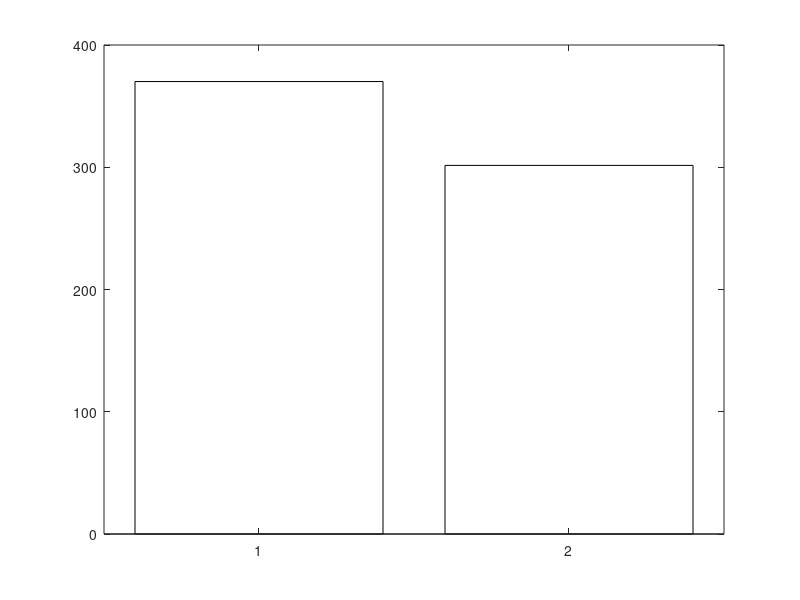

MATLAB code for this plot: (Note: this script raises an error after producing the figure.)
% Clear previous data and close all figures
clear;
close all;
clc;

% Données initiales pour la simulation sans régulation
U_murs1_sans_reg = 0.38; % Coefficient de transmission thermique (W/m².K)
U_murs2_sans_reg = 0.38;
U_vitres_sans_reg = 2.70;

A_fenetres = 137.72; % Surface des fenêtres (m²)
A_mur1 = 217.73;
A_mur2 = A_mur1;

U_tt = 0.79; % Ponts thermiques toiture terrases
U_pii = 0.99; % Ponts thermiques planchers intermédiaires intérieurs
U_pie = 0.07; % Ponts thermiques planchers intermédiaires extérieurs
U_amei = 0.03; % Ponts thermiques angles murs extérieurs intérieurs
U_amee = 0.015; % Ponts thermiques angles murs extérieurs extérieurs

V = 4.31; % débit d'air de la CTA (m^3/s)
rau = 1.2; % kg/m^3
cp = 1005; % J/(kg.dT)

T_reelle = [5.6, 8.4, 10.7, 12.3, 17.8, 20.5, 23, 23.3, 17.5, 16.3, 10.2, 5.7]; % Température moyenne mensuelle

% Simulation sans régulation
T_ref = 20;

Q_murs1_sans_reg = U_murs1_sans_reg * A_mur1 * max(0, (T_ref - T_reelle));
Q_murs2_sans_reg = U_murs2_sans_reg * A_mur2 * max(0, (T_ref - T_reelle));
Q_fenetres_sans_reg = U_vitres_sans_reg * A_fenetres * max(0, (T_ref - T_reelle));

Q_ponts = 2 * (48.06 + 23.03) * (U_tt + U_pii + U_pie + U_amei + U_amee) * max(0, (T_ref - T_reelle));

Q_CTA = V * rau * cp * max(0, (T_ref - T_reelle));

Q_total_sans_reg = Q_murs1_sans_reg + Q_murs2_sans_reg + Q_fenetres_sans_reg + Q_ponts + Q_CTA; % Puissance (W)

Q_sans_reg = Q_total_sans_reg / 1000; % Puissance (kW)

heures = 24;
mois = [31, 28, 31, 30, 31, 30, 31, 31, 30, 31, 30, 31]; % Nombre de jours par mois
efficacite = 0.89; % Efficacité du système de chauffage

E_quotidienne_sans_reg = Q_sans_reg * heures;

E_mensuelle_sans_reg = E_quotidienne_sans_reg .* mois; % Energie (kWh)

E_mensuelle_sans_reg = E_mensuelle_sans_reg / efficacite;

E_mensuelle_sans_reg = E_mensuelle_sans_reg / 1000; % Energie (MWh)

E_annuelle_sans_regulation = sum(E_mensuelle_sans_reg);

% Simulation avec régulation (en gardant les valeurs de la régulation)
U_murs1_avec_reg = 0.28; % Coefficient de transmission thermique (W/m².K)
U_murs2_avec_reg = 0.28;
U_vitres_avec_reg = 1.00;

T_conf = 19;

Q_murs1_avec_reg = U_murs1_avec_reg * A_mur1 * max(0, (T_conf - T_reelle));
Q_murs2_avec_reg = U_murs2_avec_reg * A_mur2 * max(0, (T_conf - T_reelle));
Q_fenetres_avec_reg = U_vitres_avec_reg * A_fenetres * max(0, (T_conf - T_reelle));

Q_ponts_avec_reg = 2 * (48.06 + 23.03) * (U_tt + U_pii + U_pie + U_amei + U_amee) * max(0, (T_conf - T_reelle));

Q_CTA_avec_reg = V * rau * cp * max(0, (T_conf - T_reelle));

Q_total_avec_reg = Q_murs1_avec_reg + Q_murs2_avec_reg + Q_fenetres_avec_reg + Q_ponts_avec_reg + Q_CTA_avec_reg; % Puissance (W)

Q_conf = Q_total_avec_reg / 1000; % Puissance (kW)

h_conf = 13;

T_eco = 12;

Q_murs1_eco = U_murs1_avec_reg * A_mur1 * max(0, (T_eco - T_reelle));
Q_murs2_eco = U_murs2_avec_reg * A_mur2 * max(0, (T_eco - T_reelle));
Q_fenetres_eco = U_vitres_avec_reg * A_fenetres * max(0, (T_eco - T_reelle));

Q_ponts_eco = 2 * (48.06 + 23.03) * (U_tt + U_pii + U_pie + U_amei + U_amee) * max(0, (T_eco - T_reelle));

Q_CTA_eco = V * rau * cp * max(0, (T_conf - T_reelle));

Q_total_eco = Q_murs1_eco + Q_murs2_eco + Q_fenetres_eco + Q_ponts_eco + Q_CTA_eco; % Puissance (W)

Q_eco = Q_total_eco / 1000; % Puissance (kW)

h_eco = 11;

E_conf = Q_conf * h_conf;
E_eco = Q_eco * h_eco;

E_quotidienne_reg = E_conf + E_eco;

E_mensuelle_reg = E_quotidienne_reg .* mois; % Energie (kWh)

E_mensuelle_reg = E_mensuelle_reg / efficacite;

E_mensuelle_reg = E_mensuelle_reg / 1000; % Energie (MWh)

E_annuelle_reg = sum(E_mensuelle_reg);

chauffage_reel_2022 = 14.89 / 100 * [455000, 378000, 331000, 229000, 8000, 0, 0, 0, 0, 0, 477000, 300000]; % kWh

E_reelle = chauffage_reel_2022 / 1000;

% Création de l'histogramme pour la consommation annuelle
figure;
b = bar([1 2], [E_annuelle_sans_regulation, E_annuelle_reg], 'FaceColor', 'flat');
b.CData(1, :) = [0 0.4470 0.7410]; % Bleu pour la consommation sans régulation
b.CData(2, :) = [0.8500 0.3250 0.0980]; % Orange pour la consommation avec régulation
set(gca, 'XTickLabel', {'Sans modification', 'Avec modification'});
ylabel('Consommation annuelle (MWh)');
title('Consommation énergétique annuelle en 2022');

% Ajouter les valeurs au-dessus des barres
xtips1 = b(1).XEndPoints;
ytips1 = b(1).YEndPoints;
labels1 = string(b(1).YData);
text(xtips1, ytips1, labels1, 'VerticalAlignment', 'bottom', 'HorizontalAlignment', 'center');
